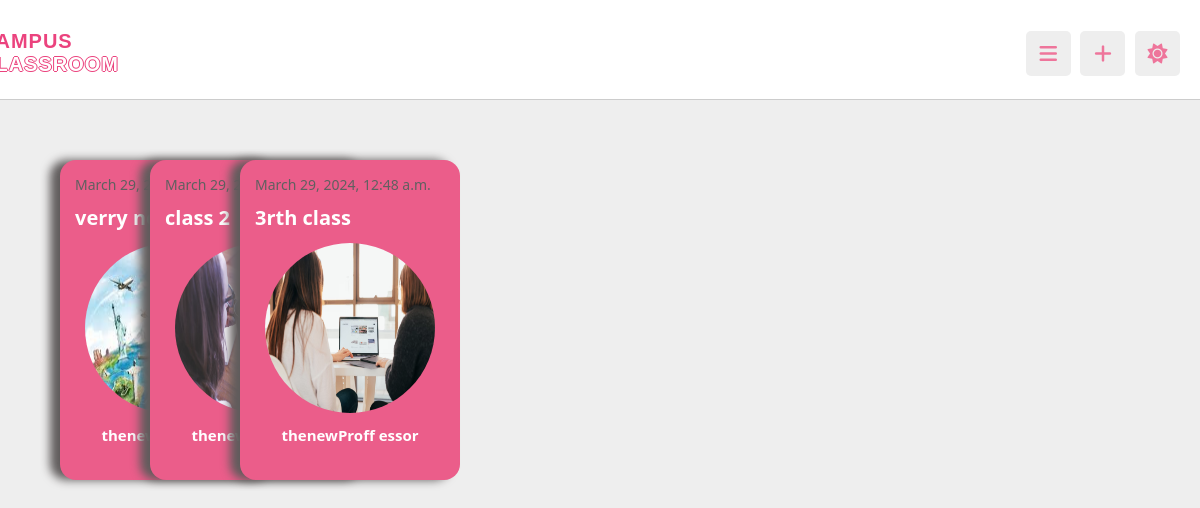
/classroom/home (signed in), run on the app's committed database.
### backend/models.py (models this page shows, shortened)
class ClassRoom(models.Model):
    Admin_Professor = models.ForeignKey(Professor, on_delete=models.CASCADE)
    ClassRoomtitle = models.CharField(max_length=100)
    UniqueinvitationCode = models.CharField(max_length=20,unique=True)
    ClassRoomimage = models.FileField(upload_to='classroom_course_images/')
    description = models.TextField(blank=True, null=True)
    created_at = models.DateTimeField(auto_now_add=True)
    updated_at = models.DateTimeField(auto_now=True)

class Professor(models.Model):
    utilisateur = models.OneToOneField(utilisateur, on_delete=models.CASCADE)
    poste_administratif = models.CharField(max_length=100,blank=True, null=True) # !!!!
    date_integration = models.DateField(null=True)
    created_at = models.DateField(auto_now_add=True)
    updated_at = models.DateField(auto_now=True)

class utilisateur(models.Model):
    user = models.OneToOneField(User,null=False,on_delete=models.CASCADE)
    role = models.IntegerField(blank=True, null=True)
    phone_number = models.PositiveIntegerField(blank=True, null=True)
    online_status = models.BooleanField(default=False)
    profile_picture = models.ImageField(default='profile_pictures/us2.png',upload_to='profile_pictures/', blank=True)
    CV = models.FileField(upload_to='cv_files/', blank=True)
    BIO = models.TextField(blank=True)
    AboutME = models.TextField(blank=True , null=True)
    public_email = models.EmailField(blank=True)
    public_phone_number = models.PositiveIntegerField(blank=True, null=True)
    created_at = models.DateField(auto_now_add=True)
    updated_at = models.DateField(auto_now=True)

### Djangotest/views.py (the view)
# urls.py: path('classroom/home',views.homeClass_view,name='Classroom'),
def homeClass_view(request):
    if request.user.is_authenticated:
        context = {
            'userdata':request.user,
            'classrooms':models.ClassRoom.objects.all(),
            'ClassRoomform':ClassRoomForm()
            }
        return render(request,'HTML/classroom/home.html',context)
    else:
        return redirect('login')

### Djangotest/templates/HTML/classroom/home.html (shortened to what this page needs)
{% load static %}
<!DOCTYPE html>
<html lang="en">
<head>
   <link rel="stylesheet" href="https://cdnjs.cloudflare.com/ajax/libs/font-awesome/6.1.2/css/all.min.css">
   <link rel="stylesheet" href="/static/CSS/classroom/home.css">
</head>
<body>
<header class="header">
   <section class="flex">
      <div class="logo">
        <h2>
            <em>Campus</em>
            <span>Classroom</span>
        </h2>
    </div>
      <div class="icons">
         <div id="menu-btn" class="fas fa-bars"></div>
         <div id="user-btn" class="fas fa-plus"></div>
         <div id="toggle-btn" class="fas fa-sun"></div>
      </div>
   </section>
</header>
<section class="home-grid" >
   <div class="box-container" >
         <div class="card-container" style="background-color: transparent;">
       {% for class in classrooms %}
<div class="card" style="max-height: 320px;" onclick="visitclassroom('{{class.UniqueinvitationCode}}')">
   <header class="article-header" style="">
       <div>
           <div class="category-title">
               <span class="date">{{ class.created_at }}</span>
           </div>
       </div>
       <h2 class="article-title">{{ class.ClassRoomtitle }}</h2>
   </header>
   <div class="" style="height: 100%;display: flex;align-items: center;justify-content: center;">
       <img src="/media/{{ class.ClassRoomimage }}"  class="" style="padding: 10px;width: 190px;height: 190px; border-radius: 50%;" >
   </div>
   <div class="" style="width: 100%; display: flex;justify-content: center;">
       <div class="" style="width: 80%;text-align:center">
          <h2>{{ class.Admin_Professor.utilisateur.user.first_name}} {{ class.Admin_Professor.utilisateur.user.last_name}}</h2>
        </div>
   </div>
</div>
{% endfor %}
</div>
        </div>
</section>
</body>
</html>

### Djangotest/static/CSS/classroom/home.css (style rules this page uses)
:root { --main-color:#eb437e; --red:#e74c3c; --orange:#f39c12; --light-color:#888; --light-bg:#eee; --black:#ee759b; --white:#fff; --border:.1rem solid rgba(0,0,0,.2); }
* { box-sizing: border-box; }
body { padding: 0; margin: 0; font-family: 'Segoe UI', Tahoma, Geneva, Verdana, sans-serif; color: #fff; }
.card-container { width: auto; overflow-x: auto; display: flex; background-color:white; padding: 2rem; }
.card { min-width: 200px; height: 350px; border-radius: 16px; background-color: #eb5d8a; box-shadow: -1rem 0 1rem #605c5c; display: flex; flex-direction: column; padding: 1.5rem; transition: 0.2s; }
.date { color: #606060; }
.card .category-title { font-size: 14px; color: #fff; margin-bottom: 1rem; }
.card .article-title { font-size: 20px; font-weight: 700; }
.card .article-header { margin-bottom: auto; }
.card:not(:first-child) { margin-left: -130px; }
* { margin:0; padding:0; box-sizing: border-box; outline: none; border:none; text-decoration: none; }
html { font-size: 62.5%; overflow-x: hidden; }
body { background-color: var(--light-bg); padding-left: 30rem; }
section { padding:2rem; margin: 0 auto; max-width: 100%; }
.logo { width:6%; }
.header { position: sticky; top:0; left:0; right: 0; background-color: var(--white); z-index: 1000; border-bottom: var(--border); height: 100px; top: 0; left: 0; width:auto; margin: auto; margin-left:-40px ; }
.header .flex { display: flex; align-items: center; justify-content: space-between; position: relative; padding: 0rem 2rem; }
.header .flex .icons div { font-size: 2rem; color:var(--black); background-color: var(--light-bg); border-radius: .5rem; height: 4.5rem; width: 4.5rem; line-height: 4.5rem; cursor: pointer; text-align: center; margin-left: .7rem; }
.logo h2 { font-family: 'Montserrat', sans-serif; margin-top: 30px; margin-bottom: 30px; font-size: 20px; text-transform: uppercase; font-weight: 800; color: #fff; letter-spacing: 1px; position: relative; }
.logo h2 em { font-family: 'Montserrat', sans-serif; font-style: normal; font-size: 20px; color: #eb437e; font-weight: 900; position: relative; }
.logo h2 span { text-shadow: -1px 0 #eb437e, 0 1px #eb437e, 1px 0 #eb437e, 0 -1px #eb437e; }
.home-grid .box-container { border-radius: .5rem; padding:2rem; width:100%; }
@media (max-width:1200px) { body { padding-left: 0; } }

### data on the page
ClassRoom: created_at "March 29,…", ClassRoomtitle "verry…", Admin_Professor.utilisateur.user.first_name "thenewProff…"
ClassRoom: created_at "March 29,…", ClassRoomtitle "class 2", Admin_Professor.utilisateur.user.first_name "thenewProff…"
ClassRoom: created_at "March 29, 2024, 12:48 a.m.", ClassRoomtitle "3rth class", ClassRoomimage (picture), Admin_Professor.utilisateur.user.first_name "thenewProff", Admin_Professor.utilisateur.user.last_name "essor"
